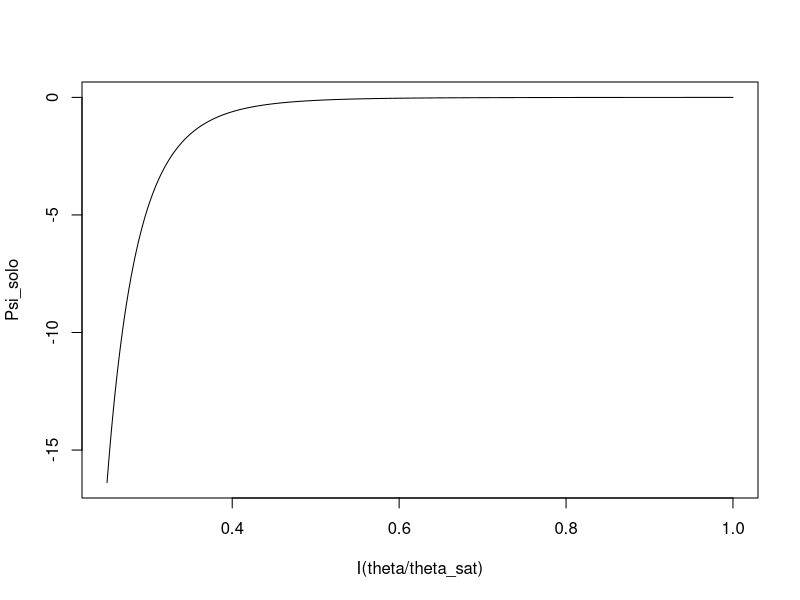
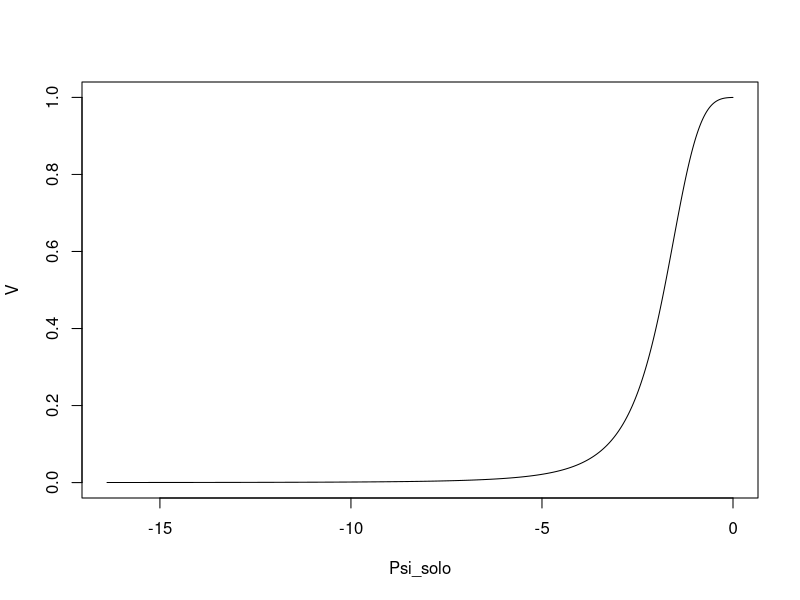
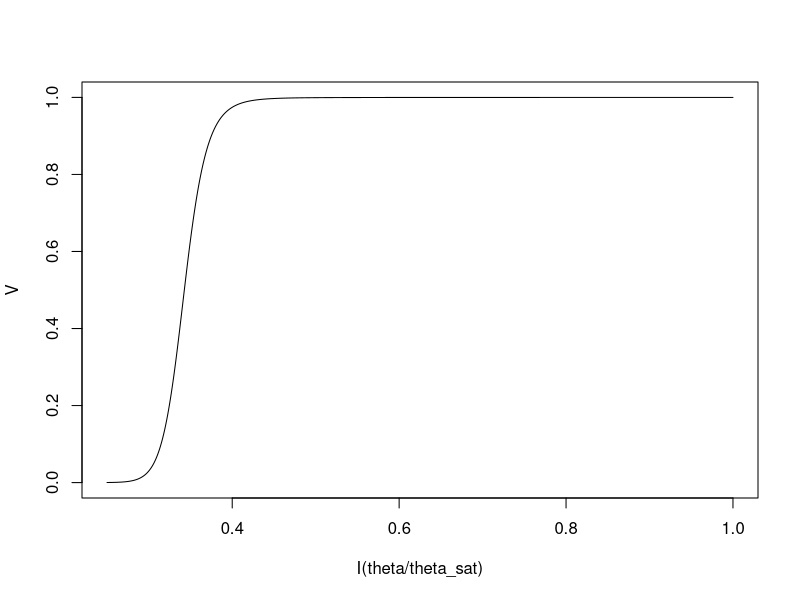

These charts were generated, in order, by the following R code:
# Parametros hidraulicos do solo 
theta_sat=0.4 #g H20/g solo
Psi_sat=-0.001 #MPa
b=7 #sem unidade

# Conteudo volum�trico de �gua no solo (i.e. g H20/g solo)
theta=seq(0.1,theta_sat,len=1000)

# Calculo potencial hidrico do solo (Psi_solo MPa - equa��o de Clapp & Hornberger 1978 - Empirical Equations for Some Soil Hydraulic Properties)
Psi_solo=Psi_sat*(theta/theta_sat)^(-b)
plot(Psi_solo~I(theta/theta_sat),type="l")

# Parametros hidr�ulicos da plantas 
P50=-2 #MPa
a=4 #sem unidade  

# Calculo de V (equa��o de Manzoni et al 2013 - Biological constraints on water transport in the soil-plant-atmosphere system)
# se existir altura no modelo o efeito da gravidade no transporte de �gua pode incluido tbm
rho<-997 #kg/m3
g<-9.8#m/s2
alt<-20#m
conv<-1e-6 # Pa to MPa
Psi_g<-rho*g*alt*conv

V=1/(1+((Psi_solo-Psi_g)/P50)^a)
plot(V~Psi_solo,type="l", ylim=c(0,1))
plot(V~I(theta/theta_sat),type="l", ylim=c(0,1))

#Analytical solution to calculate P88 from P50
P50 = -3.5
a = 4
  #  P88fun<-function(P50,a) {
    P88=7.33^(1/a)*P50
  #}
  
  print(P88)